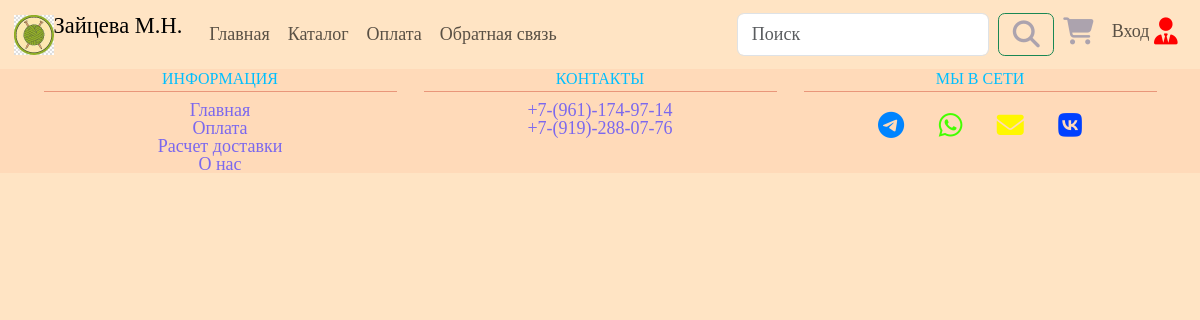
Before: /products/ with the older database file.
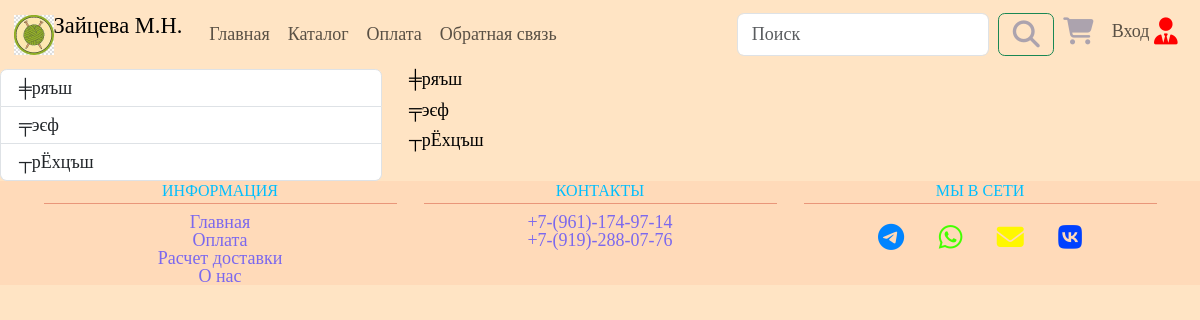
After: the same page with the newer database file.
### products/models.py (models this page shows, shortened)
class ProductCategory(models.Model):
    name = models.CharField(max_length=128, unique=True, verbose_name='Наименование')
    slug = models.SlugField(max_length=255, unique=True, db_index=True, verbose_name='URL')
    class Meta:
        verbose_name = 'Категорию'
        verbose_name_plural = 'Категории'

### products/views.py (the view)
# urls.py: path('', Catalog.as_view(), name='index'),
class Catalog(DataMixin, ListView):
    model = Product
    template_name = 'products/catalog.html'
    def get_context_data(self, **kwargs):
        context = super().get_context_data(**kwargs)
        c_def = self.get_context(title='Каталог')
        return dict(list(context.items()) + list(c_def.items()))

### products/templatetags/products_tags.py (called while the page is built)
@register.simple_tag(name='getcats')
def get_categories():
    return ProductCategory.objects.all()

### products/utils.py (called while the page is built)
    def get_context(self, **kwargs):
        context = kwargs
        context['menu'] = menu
        return context

### products/templates/products/catalog.html (shortened to what this page needs)
{% extends 'products/base.html' %} {% load static %} {% load products_tags %} {% block css %}
<link rel="stylesheet" href="{% static 'css/base.css' %}" />
<link rel="stylesheet" href="{% static 'css/product_cart.css' %}"/>
{% endblock %} {% block content %}
<div class="row">
  <div class="col-4">
    <div id="list-example" class="list-group">
      {% getcats as categories %}
      {% for category in categories %}
      <a class="list-group-item list-group-item-action" href="#{{ category.slug }}">{{ category.name }}</a>
      {% endfor %}
    </div>
  </div>
  <div class="col-8">
    <div data-bs-spy="scroll" data-bs-target="#list-example" data-bs-smooth-scroll="true" class="scrollspy-example" tabindex="0">
      {% getcats as categories %}
      {% for category in categories %}
      <h4 id="{{ category.slug }}">{{ category.name }}</h4>
      {% endfor %}
    </div>
  </div>
</div>
{% endblock %}

Changed rows visible on the page:
added ProductCategory: name "╪ряъш"
added ProductCategory: name "╤эєф"
added ProductCategory: name "┬рЁхцъш"
